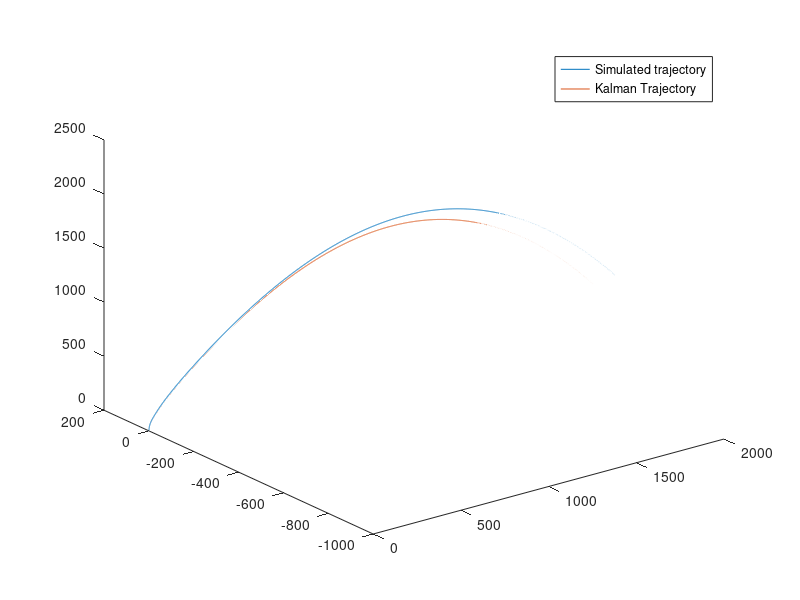

This chart was generated by the following MATLAB code: (Note: this script raises an error after producing the figure.)
%% Post process MATLAB script for navigation code
clc,close all,clear all
%%read data
state_data = csvread('state_data.csv');
kalman_state_data = csvread('kalman_state_data.csv');

kalman_covariance_diagonal_data = csvread('kalman_covariance_diagonal.csv');


%% plot trajectory
title("Simulation trajectory visualisation")

plot3(state_data(:,2),state_data(:,3),state_data(:,4))
hold on
plot3(kalman_state_data(:,2),kalman_state_data(:,3),kalman_state_data(:,4))
legend("Simulated trajectory","Kalman Trajectory")

%% error plots
% time vectir
tt_kal = kalman_state_data(:,1);

% interpolate messages in a common time vector
interp_state_x = interp1(state_data(:,1),state_data(:,2),tt_kal);
interp_state_y = interp1(state_data(:,1),state_data(:,3),tt_kal);
interp_state_z = interp1(state_data(:,1),state_data(:,4),tt_kal);

interp_state_vel_x = interp1(state_data(:,1),state_data(:,5),tt_kal);
interp_state_vel_y = interp1(state_data(:,1),state_data(:,6),tt_kal);
interp_state_vel_z = interp1(state_data(:,1),state_data(:,7),tt_kal);

interp_state_mass = interp1(state_data(:,1),state_data(:,15),tt_kal);

% calculate errors
err_x = kalman_state_data(:,2)-interp_state_x;
err_y = kalman_state_data(:,3)-interp_state_y;
err_z = kalman_state_data(:,4)-interp_state_z;

err_vel_x = kalman_state_data(:,5)-interp_state_vel_x;
err_vel_y = kalman_state_data(:,6)-interp_state_vel_y;
err_vel_z = kalman_state_data(:,7)-interp_state_vel_z;

err_mass = kalman_state_data(:,15)-interp_state_mass;


%%  error Plot config
figure
tiledlayout(4,3)


Z_confidance = 2.576; % 99% interval

%% err_x
nexttile
hold on
plot(tt_kal,err_x);
plot(tt_kal,Z_confidance*sqrt(kalman_covariance_diagonal_data(:,2)));
plot(tt_kal,-Z_confidance*sqrt(kalman_covariance_diagonal_data(:,2)));
xlabel("time [s]")
ylabel("error [m]")
title("Kalman error in position x")

%% err_y
nexttile
hold on
plot(tt_kal,err_y);
title("Kalman error in position y")
plot(tt_kal,Z_confidance*sqrt(kalman_covariance_diagonal_data(:,3)));
plot(tt_kal,-Z_confidance*sqrt(kalman_covariance_diagonal_data(:,3)));
xlabel("time [s]")
ylabel("error [m]")


%% err_z
nexttile
hold on
title("Kalman error in position z")
plot(tt_kal,err_z);
plot(tt_kal,Z_confidance*sqrt(kalman_covariance_diagonal_data(:,4)));
plot(tt_kal,-Z_confidance*sqrt(kalman_covariance_diagonal_data(:,4)));
xlabel("time [s]")
ylabel("error [m]")

%% err_vel_x
nexttile
hold on
plot(tt_kal,err_vel_x);
title("Kalman error in velocity x (Inertial frame)")
plot(tt_kal,Z_confidance*sqrt(kalman_covariance_diagonal_data(:,5)));
plot(tt_kal,-Z_confidance*sqrt(kalman_covariance_diagonal_data(:,5)));
xlabel("time [s]")
ylabel("error [m/s]")

%% err_vel_y
nexttile
hold on
plot(tt_kal,err_vel_y);
title("Kalman error in velocity y (Inertial frame)")
plot(tt_kal,Z_confidance*sqrt(kalman_covariance_diagonal_data(:,6)));
plot(tt_kal,-Z_confidance*sqrt(kalman_covariance_diagonal_data(:,6)));
xlabel("time [s]")
ylabel("error [m/s]")

%% err_vel_z
nexttile
hold on
plot(tt_kal,err_vel_z);
plot(tt_kal,Z_confidance*sqrt(kalman_covariance_diagonal_data(:,7)));
plot(tt_kal,-Z_confidance*sqrt(kalman_covariance_diagonal_data(:,7)));
title("Kalman error in velocity z (Inertial frame)")
xlabel("time [s]")
ylabel("error [m/s]")

%% attitude

%get quaternion data from state
quat_kal = [kalman_state_data(:,11),kalman_state_data(:,8),kalman_state_data(:,9),kalman_state_data(:,10)]; % [qw,qx,qy,qz]

interp_qw = interp1(state_data(:,1),state_data(:,11),tt_kal);
interp_qx = interp1(state_data(:,1),state_data(:,8),tt_kal);
interp_qy = interp1(state_data(:,1),state_data(:,9),tt_kal);
interp_qz = interp1(state_data(:,1),state_data(:,10),tt_kal);
quat_sim = [interp_qw,interp_qx,interp_qy,interp_qz];% [qw,qx,qy,qz]

%transform to euler angles

eul_sim = quat2eul(quat_sim)*(180/pi);
eul_kal= quat2eul(quat_kal)*(180/pi);

err_eul = (eul_kal-eul_sim);

nexttile
hold on
plot(tt_kal,err_eul(:,1));
title("error in euler \alpha")
xlabel("time [s]")
ylabel("error [deg]")

nexttile
hold on
plot(tt_kal,err_eul(:,2));
title("error in euler \beta")
xlabel("time [s]")
ylabel("error [deg]")

nexttile
hold on
plot(tt_kal,err_eul(:,3));
title("error in euler \gamma")
xlabel("time [s]")
ylabel("error [deg]")


%% err_mass
nexttile
hold on
plot(tt_kal,err_mass);
plot(tt_kal,Z_confidance*sqrt(kalman_covariance_diagonal_data(:,15)));
plot(tt_kal,-Z_confidance*sqrt(kalman_covariance_diagonal_data(:,15)));
title("Kalman error in mass")
xlabel("time [s]")
ylabel("error [Kg]")

%% Plots
figure
title("Euler angles (ZYX) in degrees")
hold on
plot(tt_kal,eul_sim(:,1));
plot(tt_kal,eul_sim(:,2));
plot(tt_kal,eul_sim(:,3));
plot(tt_kal,eul_kal(:,1));
plot(tt_kal,eul_kal(:,2));
plot(tt_kal,eul_kal(:,3));
legend("\alpha_{sim}","\beta_{sim}","\gamma_{sim}","\alpha_{kal}","\beta_{kal}","\gamma_{kal}")







